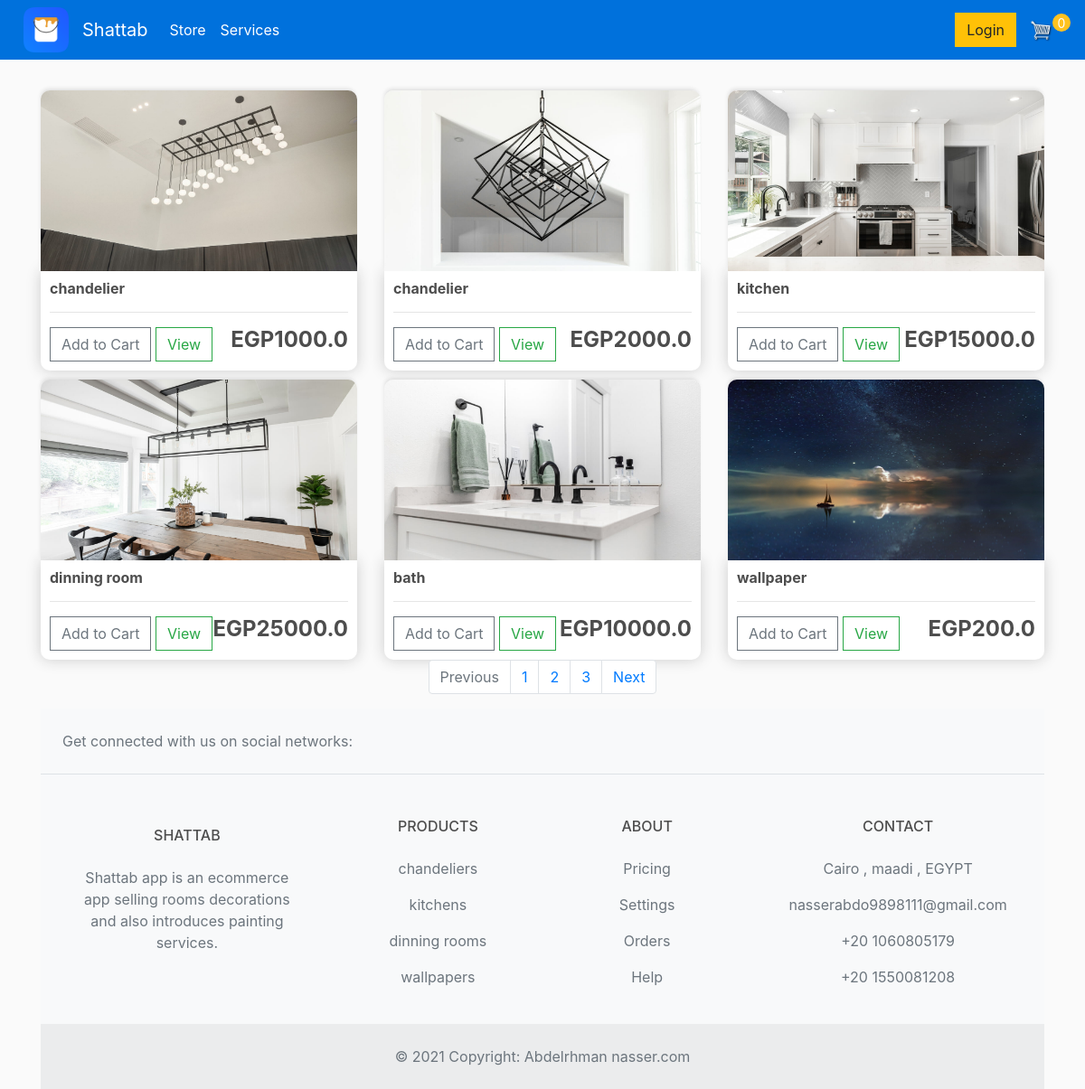
The page / on the database its author committed.
### store/models.py (models this page shows, shortened)
class Product(models.Model):
    name = models.CharField(max_length=200)
    price = models.FloatField()
    digital = models.BooleanField(default=False, null=True, blank=True)
    image = models.ImageField(null=True, blank=True)

### store/views.py (the view)
# urls.py: path('', include('store.urls')),
def store(request):
    data = cartData(request)
    cartItems = data['cartItems']
    order = data['order']
    items = data['items']
    products = Product.objects.all()
    context = {'products': products, 'cartItems': cartItems}
    return render(request, 'store/store.html', context)

### store/utils.py (called while the page is built, shortened)
def cookieCart(request):
	try:
		cart = json.loads(request.COOKIES['cart'])
	except:
		cart = {}
		print('CART:', cart)
	items = []
	order = {'get_cart_total':0, 'get_cart_items':0, 'shipping':False}
	cartItems = order['get_cart_items']
	return {'cartItems':cartItems ,'order':order, 'items':items}

def cartData(request):
	if request.user.is_authenticated:
		customer = request.user.customer
		order, created = Order.objects.get_or_create(customer=customer, complete=False)
		items = order.orderitem_set.all()
		cartItems = order.get_cart_items
	else:
		cookieData = cookieCart(request)
		cartItems = cookieData['cartItems']
		order = cookieData['order']
		items = cookieData['items']
	return {'cartItems':cartItems ,'order':order, 'items':items}

### Templates/store/store.html (shortened to what this page needs)
{% extends 'store/main.html' %}
{% load static %}
{% block content %}
<main>
<div class="row">
    {% for product in products %}
    <div class="col-lg-4">
        <img class="thumbnail" src="{{product.image.url}}">
        <div class="box-element product">
            <h6><strong>{{product.name}}</strong></h6>
            <hr>
            <button  data-product={{product.id}} data-action="add" class="btn btn-outline-secondary add-btn update-cart">Add to Cart</button>
            <a class="btn btn-outline-success" href="#">View</a>
            <h4 style="display: inline-block; float: right"><strong>EGP{{product.price}}</strong></h4>
        </div>
    </div>
    {%endfor%}
</div>
</main>
<nav aria-label="Page navigation example">
    <ul class="pagination justify-content-center">
        <li class="page-item disabled">
            <a class="page-link" href="#" tabindex="-1" aria-disabled="true">Previous</a>
        </li>
        <li class="page-item"><a class="page-link" href="#">1</a></li>
        <li class="page-item"><a class="page-link" href="#">2</a></li>
        <li class="page-item"><a class="page-link" href="#">3</a></li>
        <li class="page-item">
            <a class="page-link" href="#">Next</a>
        </li>
    </ul>
</nav>
<footer class="text-center text-lg-start bg-light text-muted">
    <section
            class="d-flex justify-content-center justify-content-lg-between p-4 border-bottom"
    >
        <div class="me-5 d-none d-lg-block">
            <span>Get connected with us on social networks:</span>
        </div>
    </section>
    <section class="">
        <div class="container text-center text-md-start mt-5">
            <div class="row mt-3">
                <div class="col-md-3 col-lg-4 col-xl-3 mx-auto mb-4">
                    <h6 class="text-uppercase fw-bold mb-4">
                        SHATTAB
                    </h6>
                    <p>
                        Shattab app is an ecommerce app selling rooms decorations and also introduces painting services.
                    </p>
                </div>
                <div class="col-md-2 col-lg-2 col-xl-2 mx-auto mb-4">
                    <h6 class="text-uppercase fw-bold mb-4">
                        Products
                    </h6>
                    <p>
                        <a href="#!" class="text-reset">chandeliers</a>
                    </p>
                    <p>
                        <a href="#!" class="text-reset">kitchens</a>
                    </p>
                    <p>
                        <a href="#!" class="text-reset">dinning rooms</a>
                    </p>
                    <p>
                        <a href="#!" class="text-reset">wallpapers </a>
                    </p>
                </div>
                <div class="col-md-3 col-lg-2 col-xl-2 mx-auto mb-4">
                    <h6 class="text-uppercase fw-bold mb-4">
                        ABOUT
                    </h6>
                    <p>
                        <a href="#!" class="text-reset">Pricing</a>
                    </p>
                    <p>
                        <a href="#!" class="text-reset">Settings</a>
                    </p>
                    <p>
                        <a href="#!" class="text-reset">Orders</a>
                    </p>
                    <p>
                        <a href="#!" class="text-reset">Help</a>
                    </p>
                </div>
                <div class="col-md-4 col-lg-3 col-xl-3 mx-auto mb-md-0 mb-4">
                    <h6 class="text-uppercase fw-bold mb-4">
                        Contact
                    </h6>
                    <p> Cairo , maadi , EGYPT</p>
                    <p>
                        nasserabdo9898111@gmail.com
                    </p>
                    <p> +20 1060805179</p>
                    <p> +20 1550081208</p>
                </div>
            </div>
        </div>
    </section>
    <div class="text-center p-4" style="background-color: rgba(0, 0, 0, 0.05);">
        © 2021 Copyright:
        <a class="text-reset fw-bold" href="https://mdbootstrap.com/">Abdelrhman nasser.com</a>
    </div>
</footer>
{% endblock content %}

### Templates/store/main.html (shortened to what this page needs)
<!DOCTYPE html>
{% load static %}
<html>
<head>
    <link rel="stylesheet" href="https://stackpath.bootstrapcdn.com/bootstrap/4.4.1/css/bootstrap.min.css">
    <link rel="stylesheet" type="text/css" href="{% static 'css/main.css' %}">
</head>
<body>
<nav class="navbar navbar-expand-lg navbar-dark bg-dark">
    <div class="form-inline my-2 my-lg-0">
        <a href="{% url 'store' %}">
            <img  id="icon" src="{% static 'images/icon.png' %}">
        </a>
    </div>
    <a class="navbar-brand" href="{% url 'store' %}">Shattab</a>
    <div class="collapse navbar-collapse" id="navbarSupportedContent">
        <ul class="navbar-nav mr-auto">
            <li class="nav-item active">
                <a class="nav-link" href="{% url 'store' %}">Store <span class="sr-only">(current)</span></a>
            </li>
            <li class="nav-item active">
                <a class="nav-link" href="{% url 'services' %}">Services <span class="sr-only">(current)</span></a>
            </li>
        </ul>
        {% if request.user.is_authenticated %}
        <span class="hello-msg">Hello, {{request.user}}</span>
        <span ><a  class="hello-msg" href="{% url 'logout' %}">Logout</a></span>
        {% else %}
        <a href="{% url 'login' %}"class="btn btn-warning"style="visibility: visible;">Login</a>
        {% endif %}
        <div class="form-inline my-2 my-lg-0">
            <a href="{% url 'cart' %}">
                <img  id="cart-icon" src="{% static 'images/cart.png' %}">
            </a>
            <p id="cart-total">{{cartItems}}</p>
        </div>
    </div>
</nav>
<div class="container">
    <br>
    {% block content %}
    {% endblock content %}
</div>
</body>
</html>

### static/css/main.css (style rules this page uses)
body { background-color: hsl(0, 0%, 98%); }
h1,h2,h3,h4,h5,h6 { color:hsl(0, 0%, 30%); }
.box-element { box-shadow:hsl(0, 0%, 80%) 0 0 16px; background-color: #fff; padding: 10px; border-radius: 4px; }
.thumbnail { width: 100%; height: 200px; -webkit-box-shadow: -1px -3px 5px -2px rgba(214,214,214,1); -moz-box-shadow: -1px -3px 5px -2px rgba(214,214,214,1); box-shadow: -1px -3px 5px -2px rgba(214,214,214,1); border-radius: 10px 10px 0 0; }
.product { border-radius: 0 0 10px 10px; }
.bg-dark { background-color: #0071dc !important; }
#icon { width:50px; display: inline-block; margin-left: 10px; margin-right: 15px; }
#cart-icon { width:25px; display: inline-block; margin-left: 15px; }
#cart-total { display: block; text-align: center; color:#fff; background-color: #ffc220; width: 20px; height: 20px; border-radius: 50%; font-size: 14px; }
.col-lg-4, .col-lg-6, .col-lg-8, .col-lg-12 { margin-top: 10px; }
.btn { border-radius: 0; }

### rows shown on the page
Product: image (picture), name "chandelier", price "1000.0"
Product: image (picture), name "chandelier", price "2000.0"
Product: image (picture), name "kitchen", price "15000.0"
Product: image (picture), name "dinning room", price "25000.0"
Product: image (picture), name "bath", price "10000.0"
Product: image (picture), name "wallpaper", price "200.0"

### other values the page prints
{{ cartItems }} "0"
